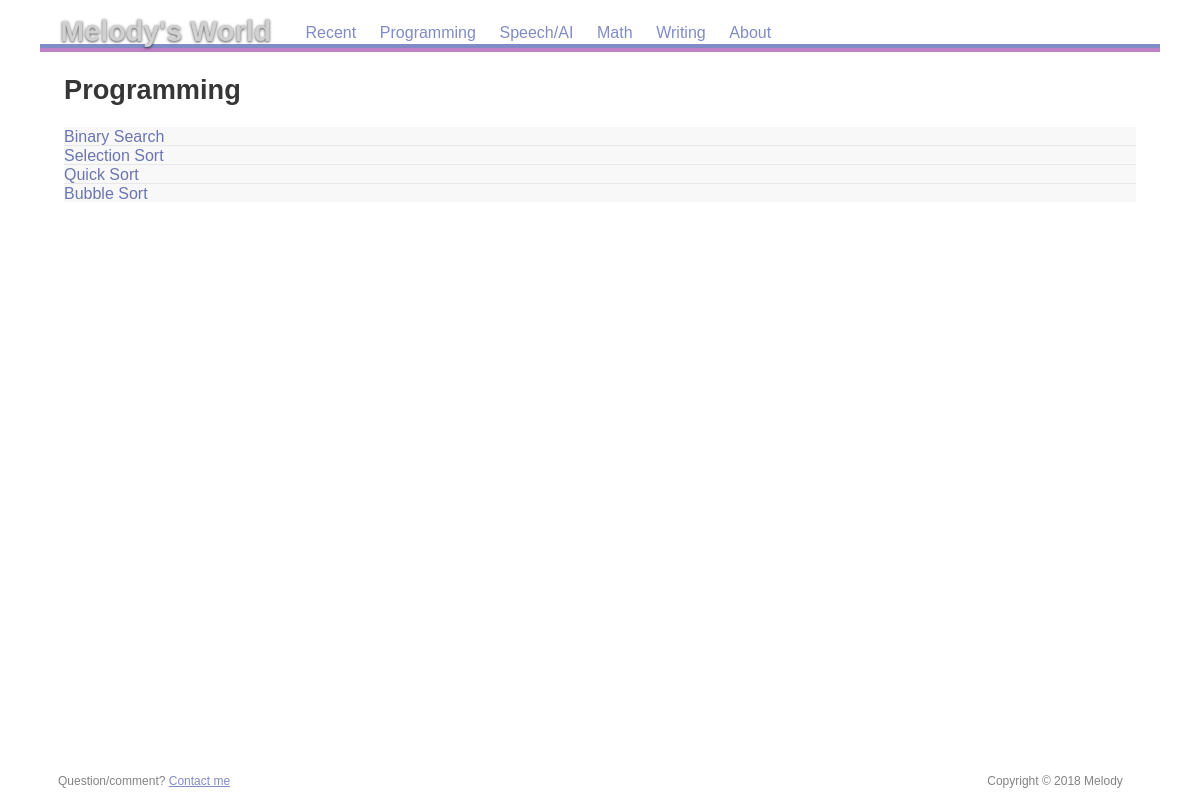
/category/programming, run on the app's committed database.
### app/models.py (models this page shows, shortened)
class Category(db.Model):
    __tablename__ = "categories"
    id = db.Column(db.Integer, primary_key=True)
    name = db.Column(db.String(255), nullable=False)
    slug = db.Column(db.String(255), nullable=False)
    created_on = db.Column(db.DateTime(), default=datetime.utcnow)
    posts = db.relationship('Post', backref='category')

class Post(db.Model):
    __tablename__ = "posts"
    id = db.Column(db.Integer, primary_key=True)
    title = db.Column(db.String, nullable=False)
    slug = db.Column(db.String(255), nullable=False)
    body  = db.Column(db.String,unique=True, nullable=False)
    created_on = db.Column(db.DateTime(), default=datetime.utcnow)
    updated_on = db.Column(db.DateTime(), default=datetime.utcnow, onupdate=datetime.utcnow)
    category_id = db.Column(db.Integer, db.ForeignKey('categories.id'))
    def __repr__(self):
        return "<{}:{}>".format(self.id, self.title)

### app/__init__.py (the view)
@app.route("/category/<category>")
def view_category(category):
    try:
        c_qry = Category.query.filter_by(name = category).first()
        if not c_qry:
            return redirect('/')
        else:
            posts = Post.query.filter_by(category_id = c_qry.id).all()
            print(posts)
    except Exception as e:
            print("Failed to query a post to SQL database")
            return page_not_found(e)
    return render_template("category.html", posts = posts, category = category.capitalize())

### app/templates/category.html
{% extends "base.html" %}
{% block content %}
<h1>{{category}}</h1>
<ul class="pagelinks">
      {% for post in posts %}
      <li><a href="/page/{{post.slug}}">{{post.title}}</a></li>
      {% endfor %}
</ul>
 {% endblock %}

### app/static/res/css/common.css (style rules this page uses)
html { margin: 0; padding: 0; border: none; text-indent: 0; tab-size: 4; -moz-tab-size: 4; }
body, h1, h2, h3, p, pre, blockquote, hr, ul, ol, li, dl, dt, dd, table, thead, tbody, tfoot, tr, th, td, img, object, iframe, abbr { margin: 0; padding: 0; border: none; background: transparent; font-size: inherit; font-weight: inherit; line-height: inherit; text-indent: inherit; }

### app/static/res/css/screen.css (style rules this page uses)
html { height: 100%; background-color: #ffffff; background-repeat: repeat; background-size: 41.7em; font-family: "Avenir LT Std", sans-serif; color: #000000; }
body { max-width: 70em; min-height: 100%; margin-left: auto; margin-right: auto; display: flex; flex-direction: column; }
article h1 { margin-top: 0.8em; margin-bottom: 0.8em; text-align: left; font-size: 170%; font-weight: bold; }
article ul { margin: 0.5em 0em 1.0em; }
article li { margin: 0.4em 0em 0.4em 1.5em; }
article a:link { color: #6B75B2; }
article ul.pagelinks { list-style-type: none; }
article ul.pagelinks > li { margin: 0em; background-color: #F8F8F8; }
article ul.pagelinks > li + li { border-top: 1px solid #E8E8E8; }
article ul.pagelinks a { padding: 0.3em 0.6em 0.3em 0em; text-decoration: none; }

### app/static/res/css/print.css (style rules this page uses)
html { font-family: "Times New Roman", serif; max-width: 60em; margin-left: auto; margin-right: auto; }
h1, h2, h3 { font-family: "Avenir LT Std", sans-serif; }
h1 { margin-top: 1.0em; margin-bottom: 1.0em; text-align: center; font-size: 140%; font-weight: bold; }
ul { margin: 0.5em 0em 1.0em; }
li { margin: 0.5em 0em 0.5em 1.5em; }
ul.pagelinks { list-style-type: none; }

### data on the page
Category: name "Programming"
Post: title "Binary Search"
Post: title "Selection Sort"
Post: title "Quick Sort"
Post: title "Bubble Sort"
